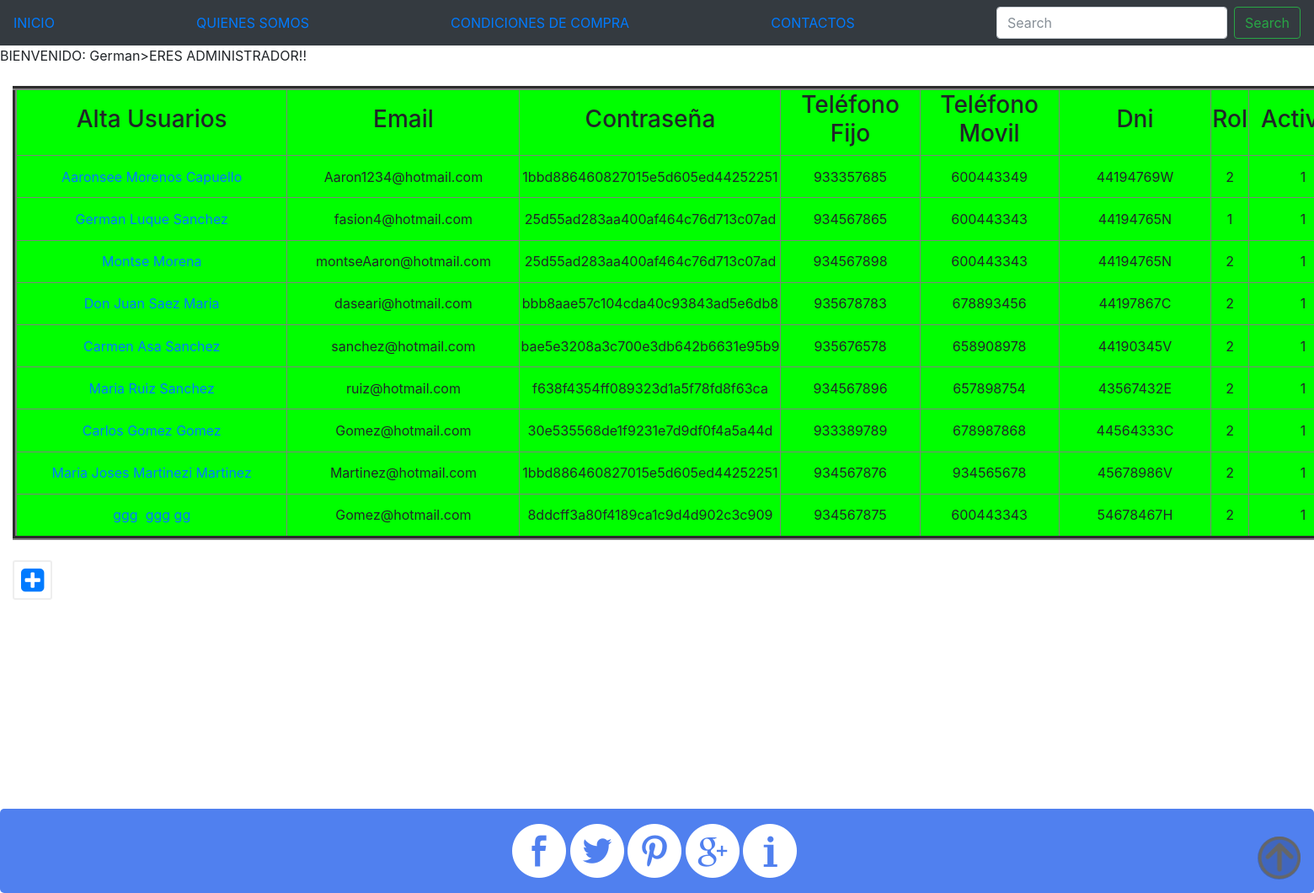
Screenshot of /administrador.php (signed in) with the database file from the repository.
### tables this page shows
CREATE TABLE `tbl_usuario` (
  `id_usu` int(11) NOT NULL,
  `usu_mail` varchar(50) NOT NULL,
  `usu_nivel` varchar(20) NOT NULL,
  `usu_nombre` varchar(25) NOT NULL,
  `usu_password` varchar(50) NOT NULL,
  `usu_apellido` varchar(25) NOT NULL,
  `usu_actiu` int(1) NOT NULL,
  `img` varchar(10) NOT NULL,
  `telefono` int(10) NOT NULL,
  `dni` varchar(25) NOT NULL,
  `telefonofijo` int(10) NOT NULL
);

### administrador.php (the view, shortened to what this page needs)
<!DOCTYPE html>
<html>
	<head>
		<link rel="stylesheet" type="text/css" href="css/estilo5.css" media="screen">
    	<link rel="stylesheet" href="https://maxcdn.bootstrapcdn.com/bootstrap/4.0.0-beta.2/css/bootstrap.min.css">
    	<link rel="stylesheet" href="https://maxcdn.bootstrapcdn.com/font-awesome/4.4.0/css/font-awesome.min.css">
    	<link href="dist/css/bootstrap.min.css" rel="stylesheet">
	</head>
	<body>
		<?php include('headeradministrador.php');
		?>
		<?php
			echo "<div id='arriba'>";
			if(isset($_SESSION['usu_mail'])){
				echo  "BIENVENIDO: " . $_SESSION['nombre'] .">";
				if($_SESSION['nivel']==1){
					echo "ERES ADMINISTRADOR!!";
				} elseif ($_SESSION['nivel']==2){
					echo "ERES USUARIO!!";
				}
				} else {
				$_SESSION['error']="No te saltes pasos!";
				header("location: index.php");
						}
				echo "</div>";
		?>
		<section id="seccion">
			<article id="table">
		     <?php
		      $con = mysqli_connect('localhost','root','','montse');
		      $sql = "SELECT * FROM tbl_usuario ORDER BY id_usu ASC";
		      $datos = mysqli_query($con, $sql);
		      ?>
 			<table bgcolor="#00ff00"; border="5" style="width:1880px;">
		        <tr>
		         	 <th style=width:18% text align="left"><h3>Alta Usuarios</h3> </th>
		         	 <th style=width:15% text align="left"><h3>Email</h3> </th>
		         	 <th style=width:15% text align="left"><h3>Contraseña </h3> </th>
		         	 <th style=width:9% text align="left"><h3>Teléfono Fijo</h3> </th>
		         	 <th style=width:9% text align="left"><h3>Teléfono Movil</h3> </th>
		         	 <th style=width:10% text align="left"><h3>Dni</h3> </th>
		         	 <th style=width:2%  text align="left"><h3>Rol</h3> </th>
		        	 <th style=width:7%  text align="left"><h3>Activos</h3> </th>
		        </tr>
		        <?php
		        while ($prod = mysqli_fetch_array($datos)){
		        echo "<td>";
		        echo "<a href='administradorver.php?id=$prod[id_usu]'>$prod[usu_nombre]&nbsp$prod[usu_apellido]</a>";
		        echo "</td>
		          		<td>" .substr($prod['usu_mail'], 0, 30) .  "</td>
		          		<td>" .substr($prod['usu_password'], 0, 35) .  "</td>
		          		<td>" .substr($prod['telefonofijo'], 0, 12) .  "</td>
		          		<td>" .substr($prod['telefono'], 0, 12) .  "</td>
		          		<td>$prod[dni]</td>
		          		<td>$prod[usu_nivel]</td>
		          		<td>$prod[usu_actiu]</td>
		          		<td>";
				  echo "</a><td>
				        </tr>";
		        		}
		          ?>
      		</table>
     		 <a href="administradorinsertar.php"><i class='fa fa-plus-square fa-2x fa-pull-left fa-border'></i></a>
			</article>
		</section>
		<footer>
			<?php
				include "footer.php";
			?>
		</footer>
	</body>
</html>

### css/estilo5.css (style rules this page uses)
body { background-color:#F2F2F2; }
#seccion { margin-left: 15px; }
#table { text-align: center; }

### rows the page displays
tbl_usuario: usu_nombre "Aaronsee", usu_apellido "Morenos Capuello", usu_mail "Aaron1234@hotmail.com", usu_password "1bbd886460827015e5d605ed44252251", telefonofijo "933357685", telefono "600443349", dni "44194769W", usu_nivel "2", usu_actiu "1"
tbl_usuario: usu_nombre "German", usu_apellido "Luque Sanchez", usu_mail "fasion4@hotmail.com", usu_password "25d55ad283aa400af464c76d713c07ad", telefonofijo "934567865", telefono "600443343", dni "44194765N", usu_nivel "1", usu_actiu "1"
tbl_usuario: usu_nombre "Montse", usu_apellido "Morena", usu_mail "montseAaron@hotmail.com", usu_password "25d55ad283aa400af464c76d713c07ad", telefonofijo "934567898", telefono "600443343", dni "44194765N", usu_nivel "2", usu_actiu "1"
tbl_usuario: usu_nombre "Don Juan", usu_apellido "Saez Maria", usu_mail "daseari@hotmail.com", usu_password "bbb8aae57c104cda40c93843ad5e6db8", telefonofijo "935678783", telefono "678893456", dni "44197867C", usu_nivel "2", usu_actiu "1"
tbl_usuario: usu_nombre "Carmen", usu_apellido "Asa Sanchez", usu_mail "sanchez@hotmail.com", usu_password "bae5e3208a3c700e3db642b6631e95b9", telefonofijo "935676578", telefono "658908978", dni "44190345V", usu_nivel "2", usu_actiu "1"
tbl_usuario: usu_nombre "Maria", usu_apellido "Ruiz Sanchez", usu_mail "ruiz@hotmail.com", usu_password "f638f4354ff089323d1a5f78fd8f63ca", telefonofijo "934567896", telefono "657898754", dni "43567432E", usu_nivel "2", usu_actiu "1"
tbl_usuario: usu_nombre "Carlos", usu_apellido "Gomez Gomez", usu_mail "Gomez@hotmail.com", usu_password "30e535568de1f9231e7d9df0f4a5a44d", telefonofijo "933389789", telefono "678987868", dni "44564333C", usu_nivel "2", usu_actiu "1"
tbl_usuario: usu_nombre "Maria Joses", usu_apellido "Martinezi Martinez", usu_mail "Martinez@hotmail.com", usu_password "1bbd886460827015e5d605ed44252251", telefonofijo "934567876", telefono "934565678", dni "45678986V", usu_nivel "2", usu_actiu "1"
tbl_usuario: usu_nombre "ggg", usu_apellido "ggg gg", usu_mail "Gomez@hotmail.com", usu_password "8ddcff3a80f4189ca1c9d4d902c3c909", telefonofijo "934567875", telefono "600443343", dni "54678467H", usu_nivel "2", usu_actiu "1"

### other values shown
$_SESSION['nombre'] "German"
